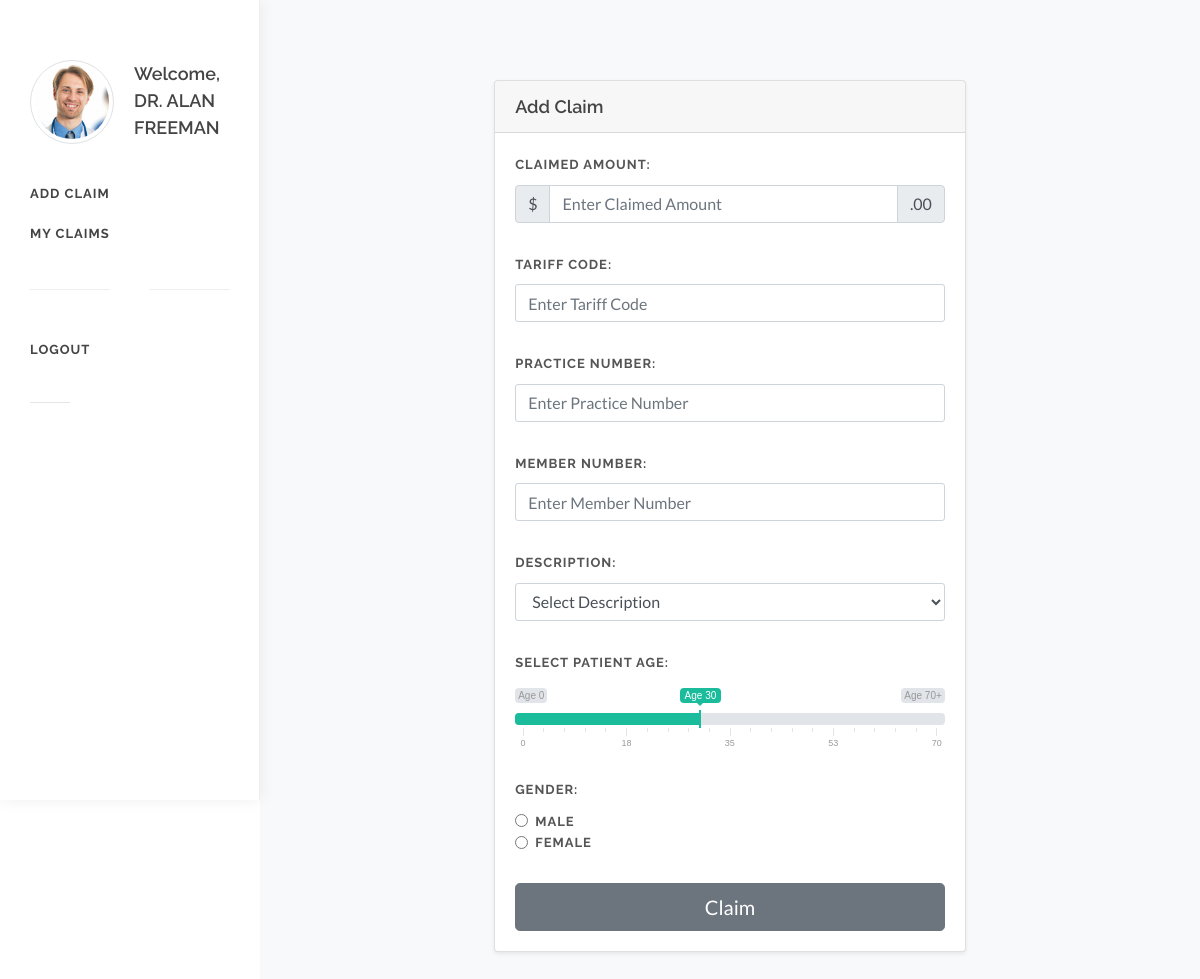
The app's page /doctor (signed in) with its own data.
### claim/models.py (models this page shows)
class Account(models.Model):
    display_picture = models.ImageField(null=True, blank=True, editable=True, upload_to="images/")
    user = models.ForeignKey(settings.AUTH_USER_MODEL, on_delete=models.CASCADE)
    accountType = models.CharField(max_length=64)
    name = models.CharField(max_length=64, default="")
    department =  models.CharField(max_length=64, default="")
    username = models.CharField(max_length=64, default="")

### claim/views.py (the view, shortened to what this page needs)
# urls.py: path('doctor', views.doctorHome, name='doctor'),
def doctorHome(request):
    user = request.user
    account = Account.objects.get(user = user)
    if account.accountType == 'Doctor':
        return render(request, "claim/doctorHome.html", {"account": account})
    return render(request, "claim/login.html")

### claim/templates/claim/doctorHome.html (shortened to what this page needs)
{% extends 'claim/docSide.html' %}
{% block body %}
		<section id="content">
			<div class="content-wrap bg-light">
				<div class="container">
					<div class="row justify-content-center">
						<div class="col-lg-7 col-md-10">
							<div class="card shadow-sm">
								<div class="card-header">
									<h4 class="mb-0">Add Claim</h4>
								</div>
								<div class="card-body">
									<div class="form-windget">
										<form class="nobottommargin" id="" name="template-contactform" action method="post" enctype="multipart/form-data">
											<div class="row">
												<div class="col-12 bottommargin-sm">
													<label for="template-contactform-budget">Claimed Amount:</label>
													<div class="input-group">
													<div class="input-group-prepend">
														<span class="input-group-text">$</span>
													</div>
													<input id="template-contactform-budget" name="claim" type="number" class="form-control" aria-label="Amount (to the nearest dollar)" placeholder="Enter Claimed Amount" required>
														<div class="input-group-append">
															<span class="input-group-text">.00</span>
														</div>
													</div>
												</div>
												<div class="col-12 bottommargin-sm">
													<label for="template-contactform-phone">Tariff Code:</label>
													<input type="number" id="template-contactform-phone" name="tariff" value="" class="form-control" placeholder="Enter Tariff Code" required/>
												</div>
												<div class="col-12 bottommargin-sm">
													<label for="template-contactform-phone">Practice Number:</label>
													<input type="number" id="template-contactform-phone" name="practice" value="" class="form-control" placeholder="Enter Practice Number" required/>
												</div>
												<div class="col-12 bottommargin-sm">
													<label for="template-contactform-phone">Member Number:</label>
													<input type="number" id="template-contactform-phone" name="member" value="" class="form-control" placeholder="Enter Member Number" required/>
												</div>
												<div class="col-12 bottommargin-sm">
													<label for="template-contactform-default-select">Description:</label>
													<select id="template-contactform-default-select" name="description" class="form-control" required>
														<option value="" disabled selected>Select Description</option>
													</select>
												</div>
												<div class="col-12 bottommargin-sm">
													<label for="template-contactform-age" class="mb-3 clearfix">Select Patient Age:</label>
													<input id="template-contactform-age" name="age" class="range_01 input-range-slider" required/>
												</div>
												<div class="col-12 bottommargin-sm">
													<label>Gender:</label>
													<div class="form-check">
														<input class="form-check-input" type="radio" name="gender" id="template-contactform-radio-label2" value="M">
														<label class="form-check-label" for="template-contactform-radio-label2">Male</label>
													</div>
													<div class="form-check">
														<input class="form-check-input" type="radio" name="gender" id="template-contactform-radio-label3" value="F">
														<label class="form-check-label" for="template-contactform-radio-label3">Female</label>
													</div>
												</div>
												<div class="col-12">
													<button type="submit" name="template-contactform-submit" class="btn btn-secondary btn-block btn-lg">Claim</button>
												</div>
											</div>
										</form>
									</div>
								</div>
							</div>
						</div>
					</div>
				</div>
			</div>
		</section>
{% endblock %}

### claim/templates/claim/docSide.html (shortened to what this page needs)
{% extends 'claim/base.html' %}
{% block side %}
side-header
        {% endblock %}
{% block content %}
		<header id="header" class="no-sticky">
			<div id="header-rap">
				<div class="container clearfix">
					<div id="logo" class="nobottomborder">
						<a  class="standard-logo" ><img src="{{ account.display_picture.url }}" class="alignleft img-circle img-thumbnail notopmargin nobottommargin" alt="Avatar" style="max-width: 84px;">
							<h4>Welcome, {{account.name}}</h4>
						</a>
					</div>
					<nav id="primary-menu">
						<ul>
							<li><a href="{% url 'claim:doctor'%}"><div>Add Claim</div></a></li>
                            <li><a href="{% url 'claim:myclaims' %}"><div>My Claims</div></a></li>
							<div class="divider divider-center"><a  data-scrollto="#header"><i class="icon-settings"></i></a></div>
							<li><a href="{% url 'claim:logout' %}"><div>Logout</div></a></li>
						</ul>
					</nav>
				</div>
			</div>
		</header>
        {% block body %}
        {% endblock %}
{% endblock %}

### claim/static/claim/css/components/ion.rangeslider.css (style rules this page uses)
.irs-hidden-input { position: absolute !important; display: block !important; top: 0 !important; left: 0 !important; width: 0 !important; height: 0 !important; font-size: 0 !important; line-height: 0 !important; padding: 0 !important; margin: 0 !important; overflow: hidden; outline: none !important; z-index: -9999 !important; background: none !important; border-style: solid !important; border-color: transparent !important; }

### records on screen
Account: display_picture (picture), name "DR. ALAN FREEMAN"
